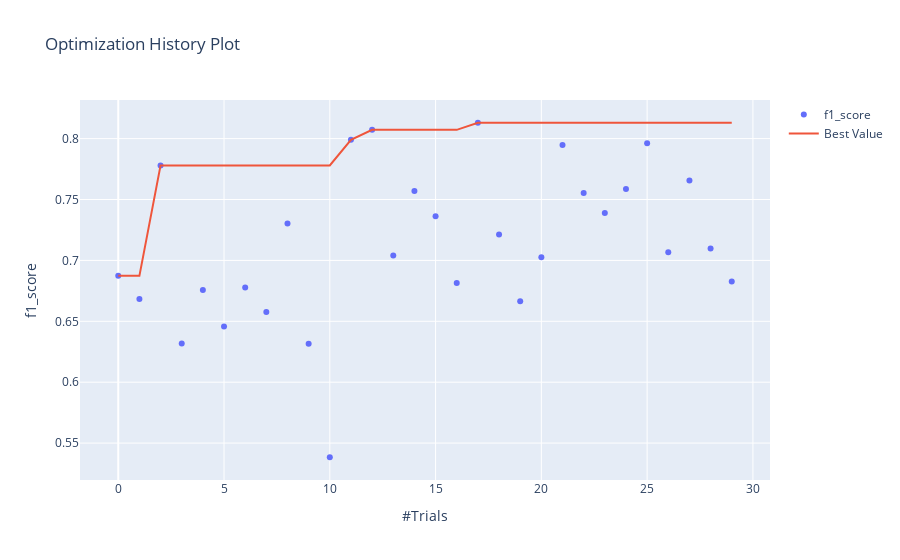

The cell this chart's notebook holds for it:
### Markdown cell above
График истории оптимизации - отображает количество испытаний на оси Х и метрику на оси Y.

Следует использовать эту диаграмму, чтобы проверить, идет ли оптимизация гиперпараметров в правильном направлении или нет.

### Code cell
optuna.visualization.plot_optimization_history(study, target_name="f1_score")

### Figure 1 — Plotly figure (JSON) as saved in the notebook; plotly's stock layout.template omitted (floating-point values rounded to 4 significant figures)
{"data": [{"mode": "markers", "name": "f1_score", "type": "scatter", "x": [0, 1, 2, 3, 4, 5, 6, 7, 8, 9, 10, 11, 12, 13, 14, 15, 16, 17, 18, 19, 20, 21, 22, 23, 24, 25, 26, 27, 28, 29], "y": [0.6873, 0.6684, 0.778, 0.6318, 0.6756, 0.6457, 0.6778, 0.6576, 0.7304, 0.6316, 0.5384, 0.799, 0.8072, 0.7041, 0.757, 0.7362, 0.6814, 0.813, 0.7214, 0.6664, 0.7026, 0.7948, 0.7553, 0.7388, 0.7586, 0.7963, 0.7068, 0.7656, 0.7098, 0.6827]}, {"name": "Best Value", "type": "scatter", "x": [0, 1, 2, 3, 4, 5, 6, 7, 8, 9, 10, 11, 12, 13, 14, 15, 16, 17, 18, 19, 20, 21, 22, 23, 24, 25, 26, 27, 28, 29], "y": [0.6873, 0.6873, 0.778, 0.778, 0.778, 0.778, 0.778, 0.778, 0.778, 0.778, 0.778, 0.799, 0.8072, 0.8072, 0.8072, 0.8072, 0.8072, 0.813, 0.813, 0.813, 0.813, 0.813, 0.813, 0.813, 0.813, 0.813, 0.813, 0.813, 0.813, 0.813]}], "layout": {"title": {"text": "Optimization History Plot"}, "xaxis": {"title": {"text": "#Trials"}}, "yaxis": {"title": {"text": "f1_score"}}}}
